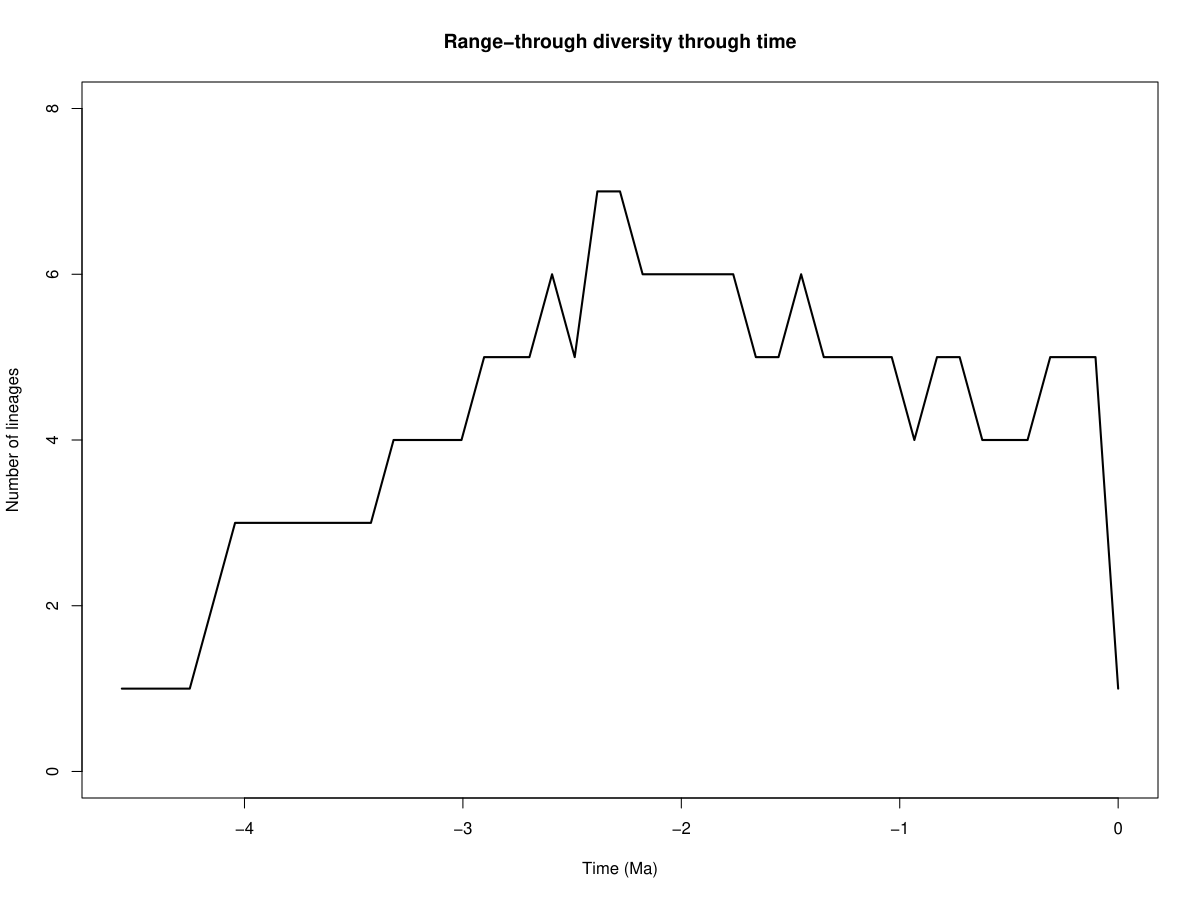

Generate this figure with R:

    setwd("/Users/lauravanholstein/Python_coding/PyRate/Revisions_divdep_Nov2023/Submission/Lumped_site/NHPP-mG")
    tbl = read.table(file = "wholeclade_ltt.txt",header = T)
    pdf(file='wholeclade_ltt.pdf',width=12, height=9)
    time = -tbl$time
    library(scales)
    plot(time,tbl$diversity, type="n",ylab= "Number of lineages", xlab="Time (Ma)", main="Range-through diversity through time", ylim=c(0,8),xlim=c(min(time),0))
    polygon(c(time, rev(time)), c(tbl$M_div, rev(tbl$m_div)), col = alpha("#504A4B",0.5), border = NA)
    lines(time,tbl$diversity, type="l",lwd = 2)
    n<-dev.off()
    
